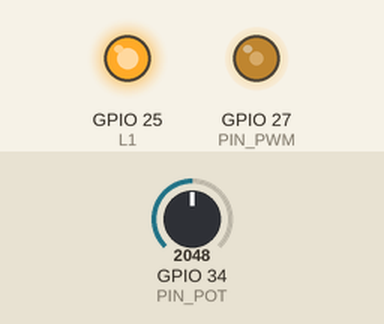
The sketch below on a simulated ESP32. Shown: output pins drawn as LEDs (lit = HIGH). Inputs (shaded band) come from the test bench; at power-on: GPIO 34 (PIN_POT) = 2048. What the sketch prints to the serial monitor is not drawn.

Above: at 1.2 s.
1.3 s: GPIO 34 (PIN_POT) set to 2866
At 1.7 s:
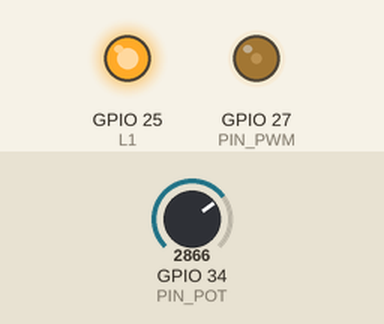
2.8 s: GPIO 34 (PIN_POT) set to 4095
At 3.8 s:
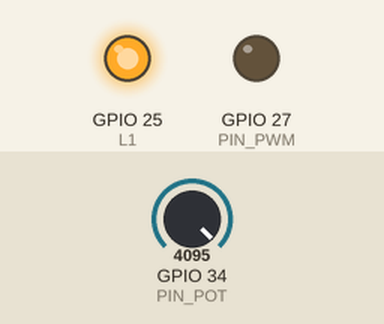
4.3 s: GPIO 34 (PIN_POT) set to 1228
At 5.5 s:
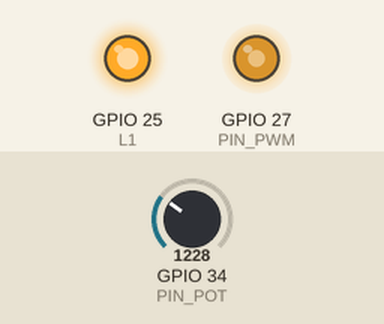
5.8 s: GPIO 34 (PIN_POT) set to 491
At 6.6 s:
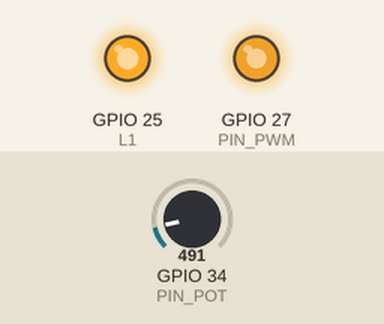
Timing chart, 0 to 8.3 s (numbered marks = the images above; inputs shaded):
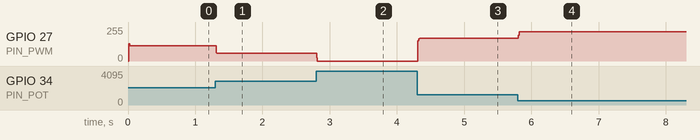

The sketch:

analogInTest.ino
```cpp
#define L1 25 //3v3 Output
#define L0 26 //0V Output

#define PIN_PWM 27 //GPIO35
#define PIN_POT 34 //ADC6

#define PWM_CHAN 0 //PWM Channel (FreeRTOS Timer - based)
#define PWM_FREQ 5000 // PWM Frequency (Hz)
#define PWM_RES 12 //12 BIT PWM OUTPUT
#define MAX_PWM 4096 //12 BIT PWM OUTPUT

unsigned long potIn;

void setup() {
  pinMode(L1, OUTPUT);
  digitalWrite(L1, 1);

  pinMode(L0, OUTPUT);
  pinMode(L0, 0);


  pinMode(PIN_PWM, OUTPUT);
  digitalWrite(PIN_PWM, 0);
  ledcSetup(PWM_CHAN, PWM_FREQ, PWM_RES);
  ledcAttachPin(PIN_PWM, PWM_CHAN);

  pinMode(PIN_POT, INPUT);

  Serial.begin(115200);

  Serial.println("Initialization complete!");

}

void loop() {
  int i;
  int n = 10;
  for(i = 0; i < n; i++){
    potIn += (analogRead(PIN_POT));
    //Serial.print("Analog read: ");
    //Serial.println(analogRead(PIN_POT));
    delay(1);
  }
  potIn /= n;

  potIn = (potIn > MAX_PWM)?MAX_PWM:potIn;

  ledcWrite(PWM_CHAN, MAX_PWM-potIn);

  //Serial.print("New PWM set: ");
  //Serial.println(MAX_PWM-potIn);

  delay(1);


}
```

Measured:
- after the input at 1.3 s, GPIO 27 (PIN_PWM): 113/255 → 57/255 at once
- after the input at 2.8 s, GPIO 27 (PIN_PWM): 57/255 → 0/255 at once
- after the input at 4.3 s, GPIO 27 (PIN_PWM): 0/255 → 170/255 at once
- after the input at 5.8 s, GPIO 27 (PIN_PWM): 170/255 → 221/255 at once
